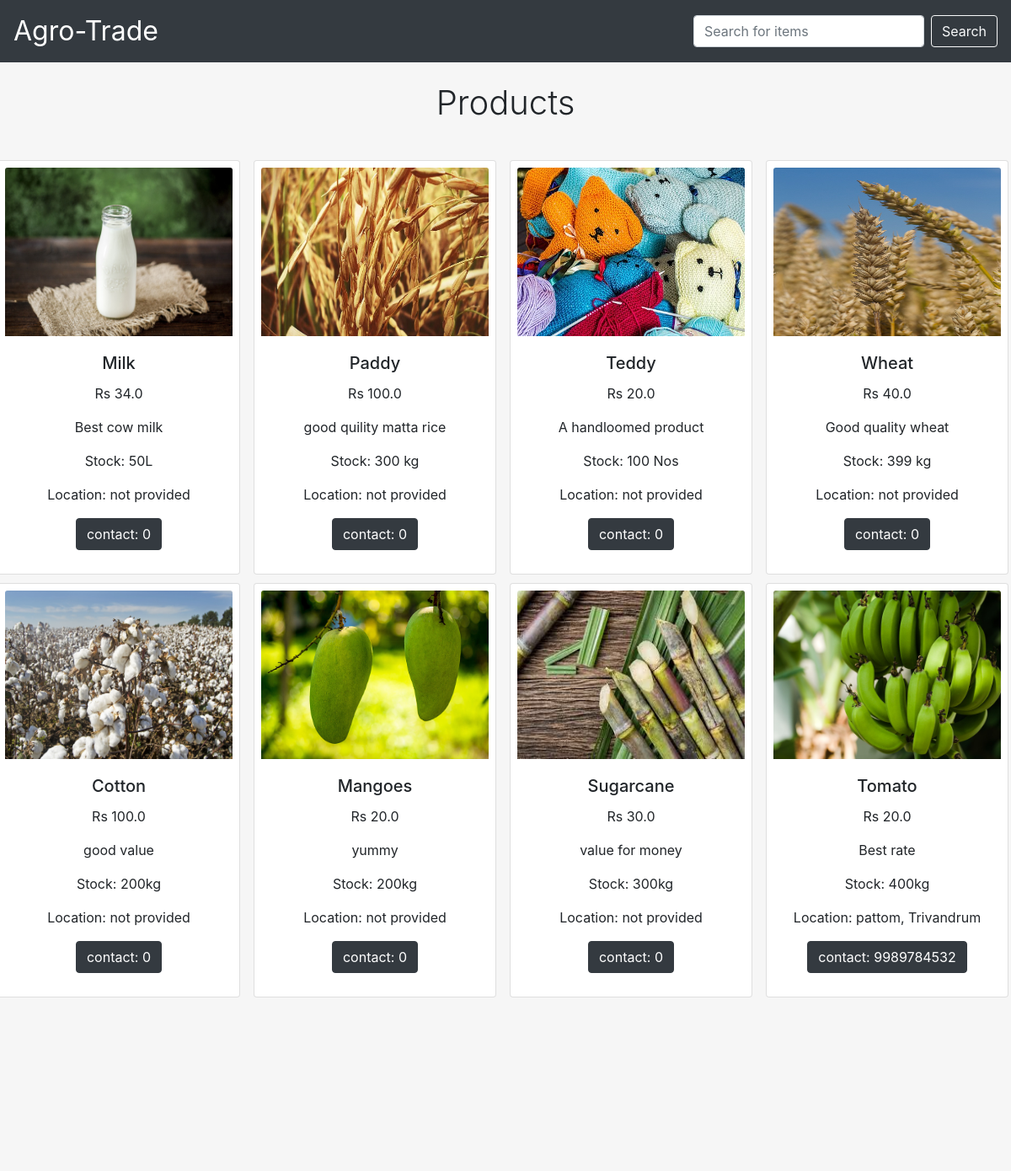
/tproducts/ (upper part), run on an earlier commit of the app's database.
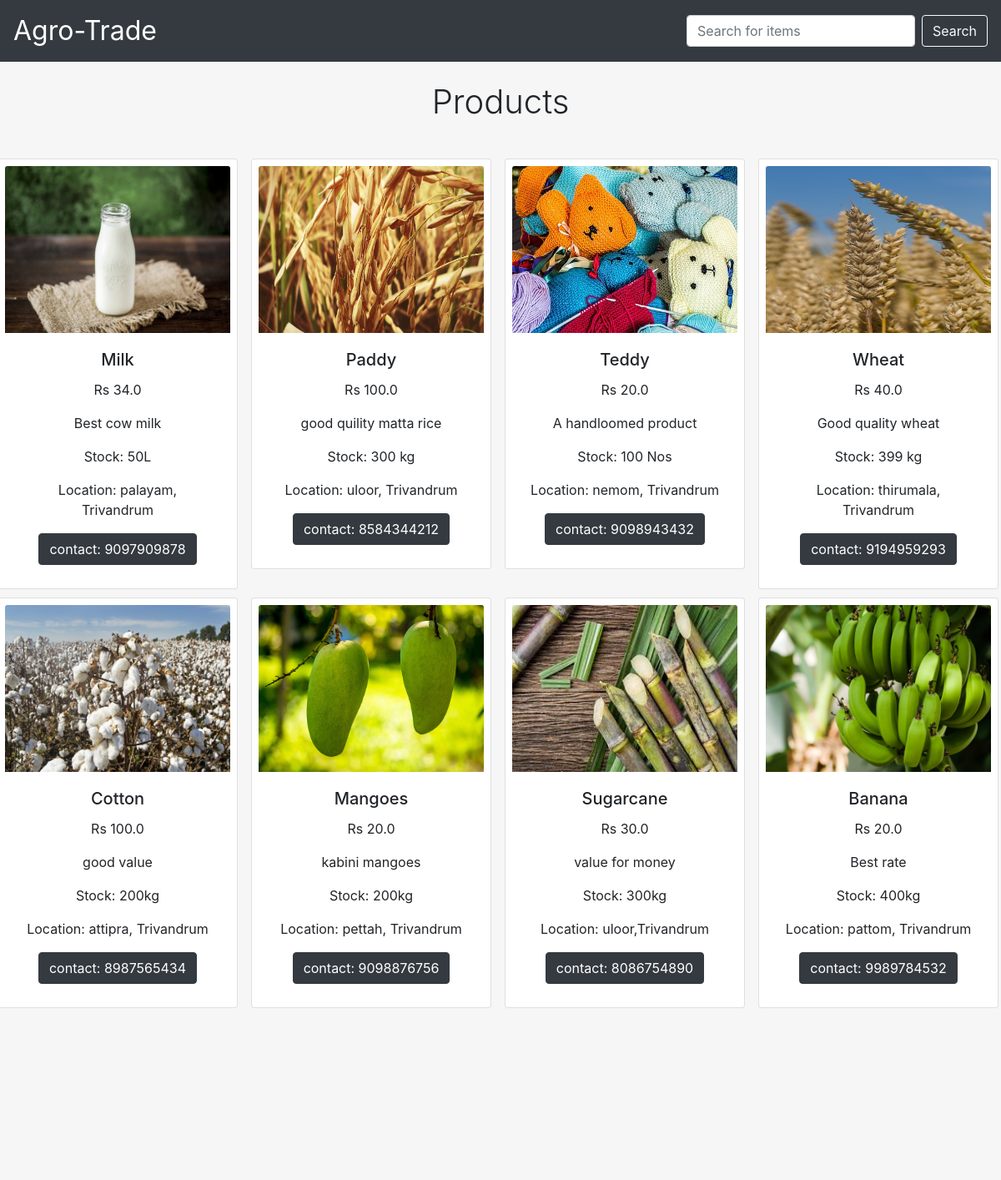
And on a later commit of the database.
### tproducts/models.py (models this page shows)
class TProduct(models.Model):
    name =models.CharField(max_length=255)
    price = models.FloatField()
    description = models.CharField(max_length = 255)
    stock = models.CharField(max_length=100)
    image_url = models.ImageField(upload_to='products/')
    contact = models.CharField(max_length=255, default=0)
    address = models.CharField(max_length=255,default="not provided")

### tproducts/views.py (the view)
# urls.py: path('', views.index)
def index(request):
    products = TProduct.objects.all()
    return render(request ,'index.html',{'products':products})

### tproducts/templates/index.html (shortened to what this page needs)
<!DOCTYPE html>
<html lang="en">
<head>
    <link rel="stylesheet" href="https://stackpath.bootstrapcdn.com/bootstrap/4.5.2/css/bootstrap.min.css"
>
</head>
<body  style="background-color:#f6f6f6; text-align:center">
<nav class="navbar navbar-expand-lg  navbar-dark bg-dark" style="background-color:#d9ecf2">
    <a class="navbar-brand" href="#" style="font-size:2rem;text-align:center">Agro-Trade</a>
    <div class="collapse navbar-collapse" id="navbarSupportedContent">
        <ul class="navbar-nav mr-auto">
            <li class="nav-item active">
                <a class="nav-link" href="http://127.0.0.1:8000/admin/"> </a>
            </li>
        </ul>
        <form class="form-inline my-2 my-lg-0">
            <input class="form-control mr-sm-2" type="search" placeholder="Search for items" aria-label="Search">
            <button class="btn btn-outline-light my-2 my-sm-0" type="submit">Search</button>
        </form>
    </div>
</nav>
<div class="text-center">
<h1 style="font-weight:300; alignment:center; padding:1.5rem"> Products</h1>
<div class="row" style="padding:7px">
    {% for product in products %}
    <div class="col" style="padding:5px">
        <div class="card " style="width: 18rem; padding:8px">
            <img src="{{product.image_url.url}}" class="card-img-top" alt="product image" width="300" height="200">
            <div class="card-body">
                <h5 class="card-title">{{product.name}}</h5>
                <p class="card-text">Rs {{product.price}}</p>
                <p class="card-text">{{product.description}}</p>
                <p class="card-text">Stock: {{product.stock}}</p>
                <p class="card-text">Location: {{product.address}}</p>
                <a href="#" class="btn btn-dark">contact: {{product.contact}}</a>
            </div>
        </div>
    </div>
    {% endfor %}
</div>
<div class="contact-me">
    <h2 class="getintouch" style="padding-top:200px;padding-bottom:20px">Get In Touch</h2>
</div>
</div>
</body>
</html>

What changed in the data, as far as the page shows it:
changed TProduct "Milk": address "not provided" → "palayam, Trivandrum"; contact "0" → "9097909878"
changed TProduct "Paddy": address "not provided" → "uloor, Trivandrum"; contact "0" → "8584344212"
changed TProduct "Teddy": address "not provided" → "nemom, Trivandrum"; contact "0" → "9098943432"
changed TProduct "Wheat": address "not provided" → "thirumala, Trivandrum"; contact "0" → "9194959293"
changed TProduct "Cotton": address "not provided" → "attipra, Trivandrum"; contact "0" → "8987565434"
changed TProduct "Mangoes": description "yummy" → "kabini mangoes"; address "not provided" → "pettah, Trivandrum"; contact "0" → "9098876756"
changed TProduct "Sugarcane": address "not provided" → "uloor,Trivandrum"; contact "0" → "8086754890"
changed TProduct "Best rate": name "Tomato" → "Banana"
